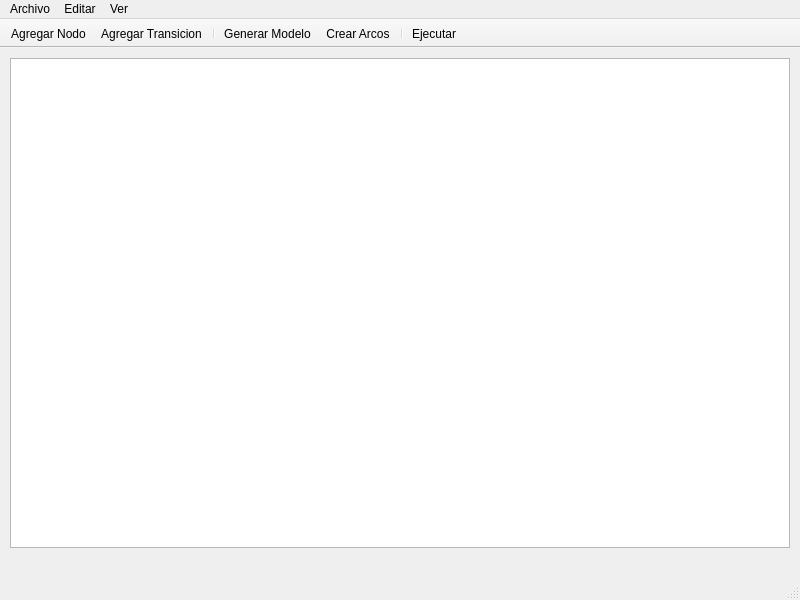
<?xml version="1.0" encoding="UTF-8"?>
<ui version="4.0">
 <class>MainWindow</class>
 <widget class="QMainWindow" name="MainWindow">
  <property name="geometry">
   <rect>
    <x>0</x>
    <y>0</y>
    <width>800</width>
    <height>600</height>
   </rect>
  </property>
  <property name="windowTitle">
   <string>Petri Solver</string>
  </property>
  <widget class="QWidget" name="centralWidget">
   <widget class="QGraphicsView" name="graphicsView">
    <property name="geometry">
     <rect>
      <x>10</x>
      <y>10</y>
      <width>780</width>
      <height>490</height>
     </rect>
    </property>
   </widget>
  </widget>
  <widget class="QMenuBar" name="menuBar">
   <property name="geometry">
    <rect>
     <x>0</x>
     <y>0</y>
     <width>800</width>
     <height>27</height>
    </rect>
   </property>
   <widget class="QMenu" name="menuArchivo">
    <property name="title">
     <string>Archivo</string>
    </property>
    <addaction name="actionAbrir"/>
    <addaction name="actionGuardar"/>
    <addaction name="separator"/>
    <addaction name="actionExportar_Diagrama"/>
    <addaction name="separator"/>
    <addaction name="actionSalir"/>
   </widget>
   <widget class="QMenu" name="menuEditar">
    <property name="title">
     <string>Editar</string>
    </property>
    <addaction name="actionAgregar_Nodo"/>
    <addaction name="actionAgregar_Transicion"/>
    <addaction name="separator"/>
    <addaction name="actionGenerar_Modelo"/>
    <addaction name="actionCrear_Arcos"/>
    <addaction name="separator"/>
    <addaction name="actionEjecutar"/>
    <addaction name="actionBorrar"/>
   </widget>
   <widget class="QMenu" name="menuVer">
    <property name="title">
     <string>Ver</string>
    </property>
    <addaction name="actionMatriz_Pre"/>
    <addaction name="actionMatriz_Post"/>
   </widget>
   <addaction name="menuArchivo"/>
   <addaction name="menuEditar"/>
   <addaction name="menuVer"/>
  </widget>
  <widget class="QToolBar" name="toolBar">
   <property name="movable">
    <bool>false</bool>
   </property>
   <attribute name="toolBarArea">
    <enum>TopToolBarArea</enum>
   </attribute>
   <attribute name="toolBarBreak">
    <bool>false</bool>
   </attribute>
   <addaction name="actionAgregar_Nodo"/>
   <addaction name="actionAgregar_Transicion"/>
   <addaction name="separator"/>
   <addaction name="actionGenerar_Modelo"/>
   <addaction name="actionCrear_Arcos"/>
   <addaction name="separator"/>
   <addaction name="actionEjecutar"/>
  </widget>
  <widget class="QStatusBar" name="statusBar"/>
  <action name="actionAbrir">
   <property name="icon">
    <iconset resource="resources.qrc">
     <normaloff>:/Images/Resources/fileopen.png</normaloff>:/Images/Resources/fileopen.png</iconset>
   </property>
   <property name="text">
    <string>Abrir</string>
   </property>
  </action>
  <action name="actionGuardar">
   <property name="icon">
    <iconset resource="resources.qrc">
     <normaloff>:/Images/Resources/filesaveas.png</normaloff>:/Images/Resources/filesaveas.png</iconset>
   </property>
   <property name="text">
    <string>Guardar</string>
   </property>
  </action>
  <action name="actionExportar_Diagrama">
   <property name="icon">
    <iconset resource="resources.qrc">
     <normaloff>:/Images/Resources/file_export.png</normaloff>:/Images/Resources/file_export.png</iconset>
   </property>
   <property name="text">
    <string>Exportar Diagrama</string>
   </property>
  </action>
  <action name="actionSalir">
   <property name="icon">
    <iconset resource="resources.qrc">
     <normaloff>:/Images/Resources/window_close.png</normaloff>:/Images/Resources/window_close.png</iconset>
   </property>
   <property name="text">
    <string>Salir</string>
   </property>
  </action>
  <action name="actionAgregar_Nodo">
   <property name="icon">
    <iconset resource="resources.qrc">
     <normaloff>:/Images/Resources/node.png</normaloff>:/Images/Resources/node.png</iconset>
   </property>
   <property name="text">
    <string>Agregar Nodo</string>
   </property>
  </action>
  <action name="actionAgregar_Transicion">
   <property name="icon">
    <iconset resource="resources.qrc">
     <normaloff>:/Images/Resources/transition.png</normaloff>:/Images/Resources/transition.png</iconset>
   </property>
   <property name="text">
    <string>Agregar Transicion</string>
   </property>
  </action>
  <action name="actionCrear_Arcos">
   <property name="icon">
    <iconset resource="resources.qrc">
     <normaloff>:/Images/Resources/arc.png</normaloff>:/Images/Resources/arc.png</iconset>
   </property>
   <property name="text">
    <string>Crear Arcos</string>
   </property>
  </action>
  <action name="actionEjecutar">
   <property name="icon">
    <iconset resource="resources.qrc">
     <normaloff>:/Images/Resources/1rightarrow.png</normaloff>:/Images/Resources/1rightarrow.png</iconset>
   </property>
   <property name="text">
    <string>Ejecutar</string>
   </property>
  </action>
  <action name="actionGenerar_Modelo">
   <property name="icon">
    <iconset resource="resources.qrc">
     <normaloff>:/Images/Resources/generate.png</normaloff>:/Images/Resources/generate.png</iconset>
   </property>
   <property name="text">
    <string>Generar Modelo</string>
   </property>
  </action>
  <action name="actionBorrar">
   <property name="icon">
    <iconset resource="resources.qrc">
     <normaloff>:/Images/Resources/draw_eraser.png</normaloff>:/Images/Resources/draw_eraser.png</iconset>
   </property>
   <property name="text">
    <string>Borrar</string>
   </property>
  </action>
  <action name="actionMatriz_Pre">
   <property name="icon">
    <iconset resource="resources.qrc">
     <normaloff>:/Images/Resources/matrix.png</normaloff>:/Images/Resources/matrix.png</iconset>
   </property>
   <property name="text">
    <string>Matriz Pre</string>
   </property>
  </action>
  <action name="actionMatriz_Post">
   <property name="icon">
    <iconset resource="resources.qrc">
     <normaloff>:/Images/Resources/matrix.png</normaloff>:/Images/Resources/matrix.png</iconset>
   </property>
   <property name="text">
    <string>Matriz Post</string>
   </property>
  </action>
 </widget>
 <layoutdefault spacing="6" margin="11"/>
 <resources>
  <include location="resources.qrc"/>
 </resources>
 <connections/>
</ui>
